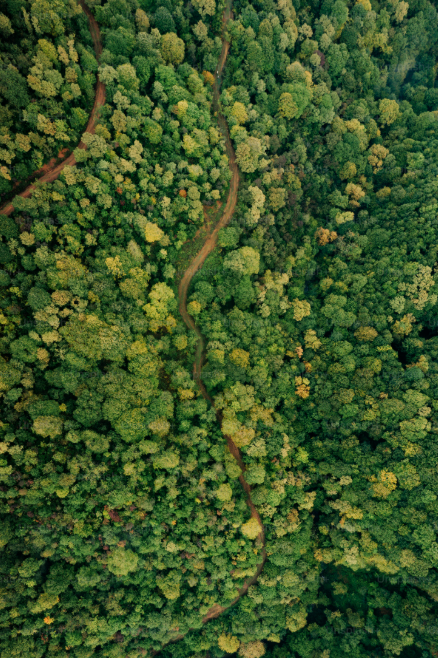
#> input picture forest/forest_2000.png, 438 x 658 px
$ python run_deforestation.py
#> lines starting #> are read from the running program, lines starting #| are printed output that depends on the picture; after the words box and inside, x2 and y2 are one past the last pixel; in counts of white or black regions, pixels touching at a corner belong together
### forest/image_loader.py
from PIL import Image
import numpy as np

def load_image_np(path, target_size=None):
    img = Image.open(path).convert("RGB")

    if target_size is not None:
        img = img.resize(target_size, Image.BILINEAR)

    return np.array(img)

### forest/vegetation_index.py
import numpy as np

def vegetation_mask_rgb(image_np, threshold=0.1):
    r = image_np[:, :, 0].astype(float)
    g = image_np[:, :, 1].astype(float)
    b = image_np[:, :, 2].astype(float)

    vegetation_index = (g - r) / (g + r + 1e-5)
    return vegetation_index > threshold

### forest/deforestation.py
from vegetation_index import vegetation_mask_rgb
import numpy as np

def detect_deforestation(img1_np, img2_np):
    mask1 = vegetation_mask_rgb(img1_np)
    mask2 = vegetation_mask_rgb(img2_np)

    vegetation_loss = mask1 & (~mask2)

    total_veg = mask1.sum()
    lost_veg = vegetation_loss.sum()

    percent = (lost_veg / total_veg) * 100 if total_veg > 0 else 0
    return round(percent, 2), vegetation_loss

### forest/run_deforestation.py
from image_loader import load_image_np
from deforestation import detect_deforestation

# Load first image
img_t1 = load_image_np("forest_2000.png")

# Resize second image to match first
target_size = (img_t1.shape[1], img_t1.shape[0])  # (width, height)
#> target_size = (438, 658)
img_t2 = load_image_np("forest_2024.png", target_size=target_size)
#> call 2 of load_image_np, with path = 'forest_2024.png', target_size = (438, 658)
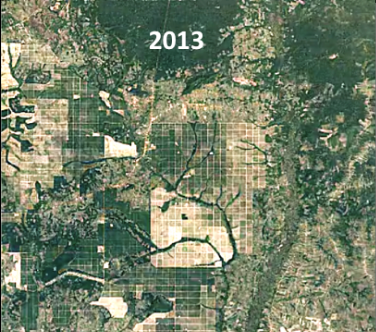
#> input picture forest/forest_2024.png, 376 x 332 px

loss_percent, loss_mask = detect_deforestation(img_t1, img_t2)
#> in vegetation_mask_rgb, `return vegetation_index > threshold`:
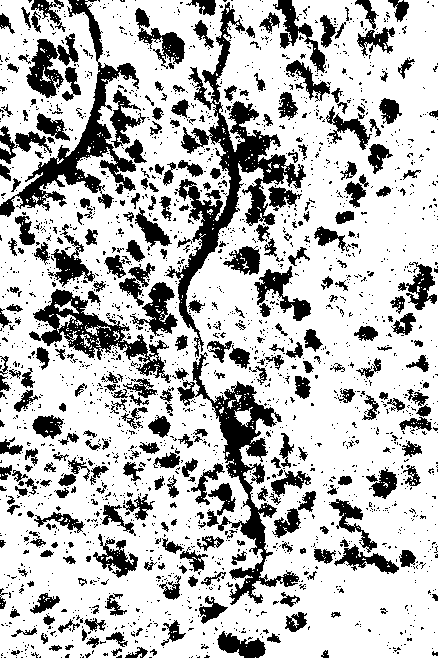
#> returned value: shape (658, 438) bool; 73.8% white; 2242 black regions (1915 under 20 px), largest, box (x1, y1, x2, y2) and area: (166, 2, 306, 357) 8461, (177, 352, 299, 605) 5672, (0, 0, 139, 217) 5387
#> call 2 of vegetation_mask_rgb, with threshold = 0.1
#> in vegetation_mask_rgb (call 2), `g = image_np[:, :, 1].astype(float)`:
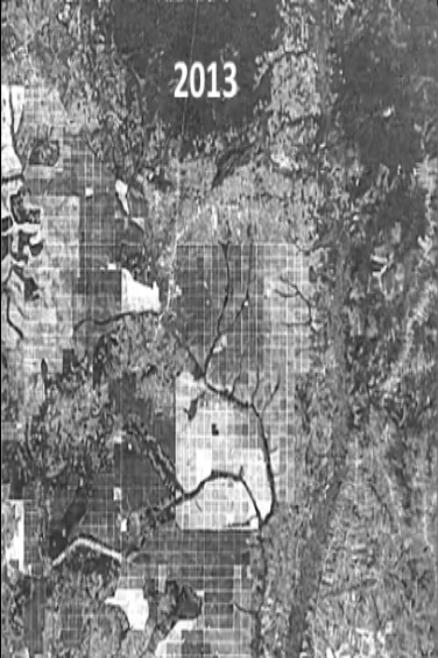
#> g: shape (658, 438) float64; min 1, max 255, mean 128.1
#> in vegetation_mask_rgb (call 2), `b = image_np[:, :, 2].astype(float)`:
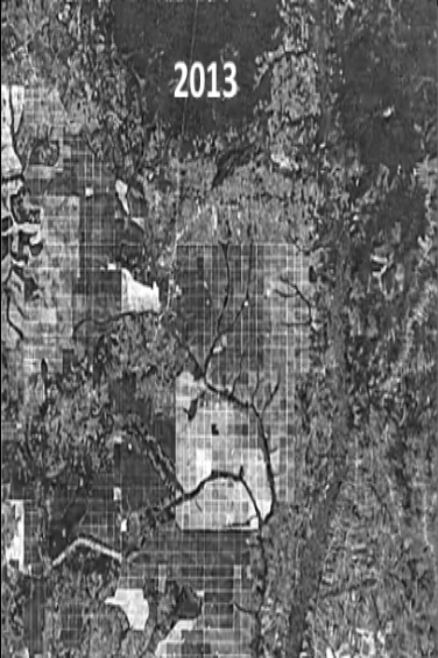
#> b: shape (658, 438) float64; min 0, max 255, mean 103.1
#> in vegetation_mask_rgb (call 2), `vegetation_index = (g - r) / (g + r + 1e-5)`:
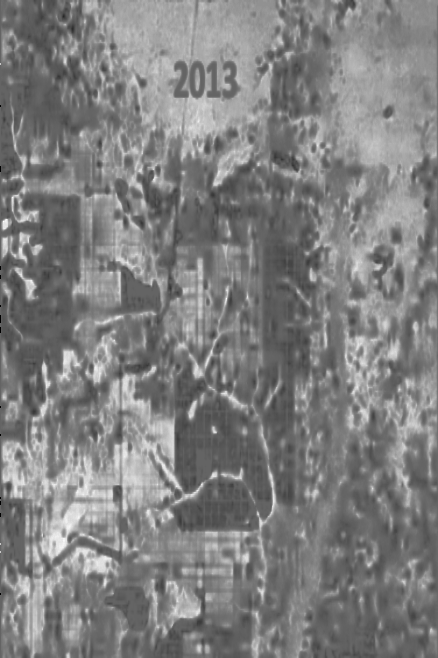
#> vegetation_index: shape (658, 438) float64; min -0.333, max 0.509, mean 0.0894; drawn with min black and max white
#> in vegetation_mask_rgb (call 2), `return vegetation_index > threshold`:
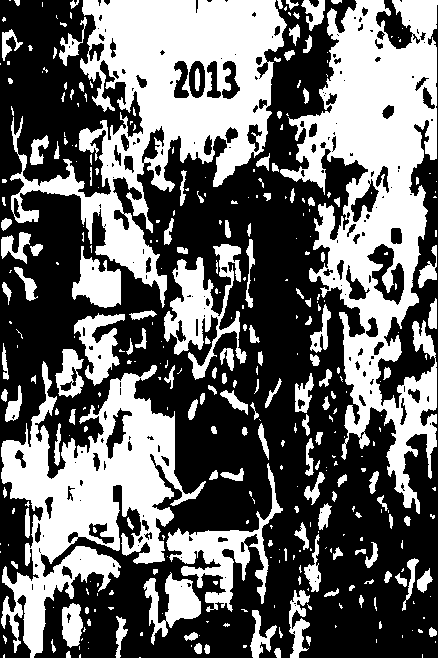
#> returned value: shape (658, 438) bool; 41.5% white; 359 white regions (209 under 20 px), largest, box (x1, y1, x2, y2) and area: (280, 0, 438, 514) 34977, (10, 0, 287, 308) 30970, (1, 361, 206, 658) 22697
#> in detect_deforestation, `vegetation_loss = mask1 & (~mask2)`:
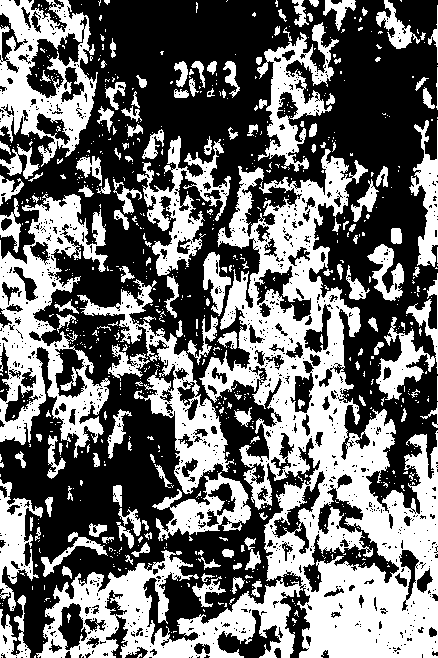
#> vegetation_loss: shape (658, 438) bool; 42.7% white; 836 white regions (681 under 20 px), largest, box (x1, y1, x2, y2) and area: (36, 149, 438, 658) 58012, (0, 194, 110, 458) 12243, (0, 0, 98, 167) 7969
#> in detect_deforestation, `total_veg = mask1.sum()`: total_veg = 212754
#> in detect_deforestation, `lost_veg = vegetation_loss.sum()`: lost_veg = 123025
#> in detect_deforestation, `percent = (lost_veg / total_veg) * 100 if total_veg > 0 else 0`: percent = 57.82
#> loss_percent = 57.82

print(f"Deforestation detected: {loss_percent}%")
#| Deforestation detected: 57.82%
import matplotlib.pyplot as plt

plt.figure(figsize=(12,4))

plt.subplot(1,3,1)
plt.title("Before (Vegetation)")
plt.imshow(img_t1)
plt.axis("off")

plt.subplot(1,3,2)
plt.title("After")
plt.imshow(img_t2)
plt.axis("off")

plt.subplot(1,3,3)
plt.title("Deforestation Mask")
plt.imshow(loss_mask, cmap="Reds")
plt.axis("off")

plt.show()
